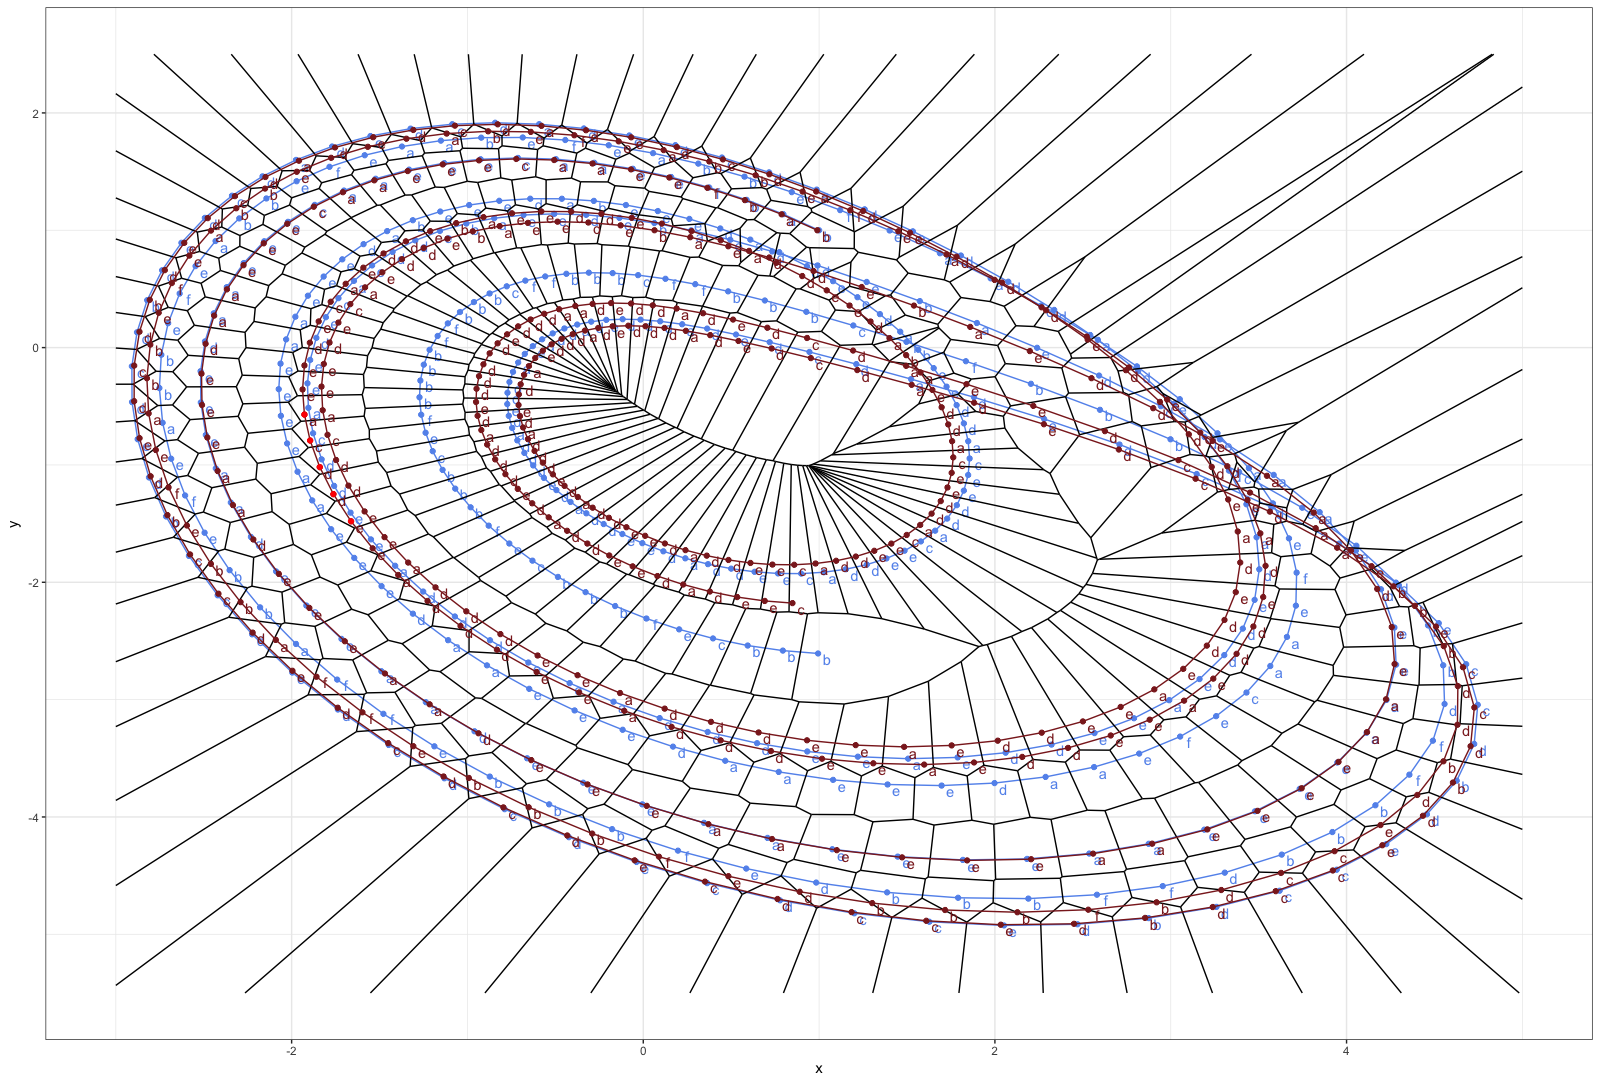

This chart was generated by the following R code:
library(data.table)
library(ggplot2)
#
# construct the datasets 
#
d_series <- fread("data/e01_original_curve.txt", header = F)
d_string <- fread("data/e01_string.txt", header = F)
d_orig_mapping <- cbind(d_series[1:length(d_string$V1), ], d_string)
colnames(d_orig_mapping) <- c("t", "x", "y", "z", "l")
#
d_tesselation <- fread("data/e01_tesselation.txt", header = F)
names(d_tesselation) <- c("x", "y", "xend", "yend", "p1", "p2")
#
m_series <- fread("data/e01_mutated_curve.txt", header = F)
m_string <- fread("data/e01_mutated_string.txt", header = F)
m_mapping <- cbind(m_series[1:length(m_string$V1), ], m_string)
colnames(m_mapping) <- c("t", "x", "y", "z", "l")
#
p <- ggplot(data = d_orig_mapping, aes(x = x, y = y, label = l)) +
  theme_bw() + geom_point(color = "cornflowerblue") + geom_path(color = "cornflowerblue") +
  geom_text(check_overlap = TRUE, nudge_y = -0.05, nudge_x = 0.05, color = "cornflowerblue") + 
  geom_segment(data = d_tesselation, aes(x = x, y = y, xend = xend, yend = yend), inherit.aes = F) +
  geom_point(data = m_mapping, color = "brown4") +
  geom_path(data = m_mapping, color = "brown4") +
  geom_text(data = m_mapping, check_overlap = TRUE, nudge_y = -0.05, nudge_x = 0.05, color = "brown4") +
  geom_point(data = m_mapping[273:277, ], color = "red")
p
